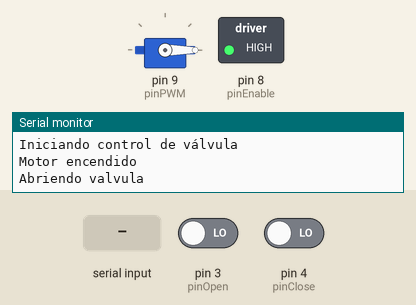
Simulated run of this sketch. Board: Arduino Uno, built with avr-gcc and run on an emulated ATmega328P. Parts: servo, switched loads named in the sketch (green lamp = pin HIGH), the last lines printed to the serial monitor. The inputs (shaded band) are chosen by the test bench; at power-on: pin 3 (pinOpen) LOW, pin 4 (pinClose) LOW. Sleep ends after the set time or at an interrupt.

Above: at 1.2 s.
1.3 s: pin 3 (pinOpen) driven HIGH
At 2.5 s:
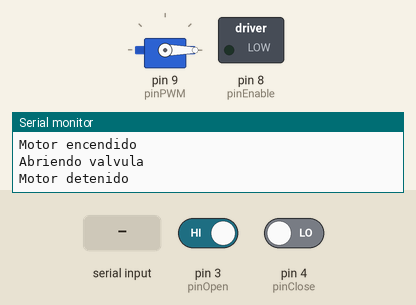
2.8 s: "close" received over Serial
At 4.7 s:
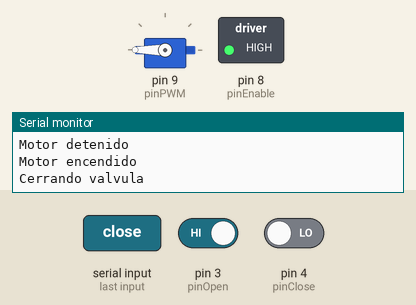
5.3 s: "open" received over Serial
At 6.6 s:
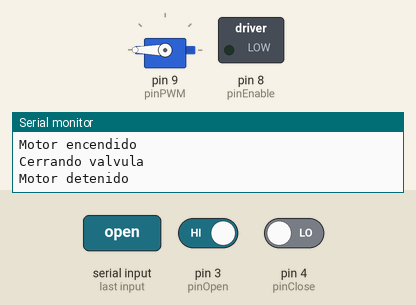
Timing chart, 0 to 8.3 s (numbered marks = the images above; inputs shaded):
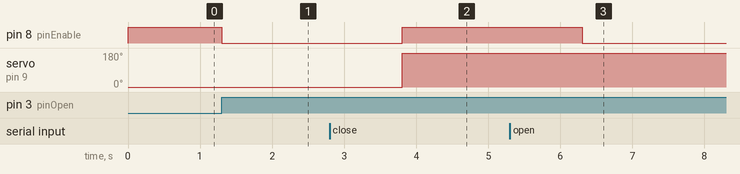

The sketch:

ControlServoValvula.ino
```cpp
#include <Servo.h>
#include <avr/sleep.h>
#include <avr/power.h>

Servo servoMotor;
int pinOpen = 3;
int pinClose = 4;
int pinEnable = 8;
int pinPWM = 9;
int posOpen = 0;
int posClose = 180;
String estado = "open";
int pin2 = 2;
int seconds = 0;

void pin2Int(){
  detachInterrupt(digitalPinToInterrupt(pin2));
  }

void enterSleep(){
  attachInterrupt(digitalPinToInterrupt(pin2), pin2Int, LOW);
  delay(100);
  set_sleep_mode(SLEEP_MODE_PWR_DOWN);
  sleep_enable();
  sleep_mode();
  /**/
  sleep_disable();
  }

void setup() {
  // put your setup code here, to run once:
  Serial.begin(9600);
  Serial.println("Iniciando control de válvula");
  pinMode(pinEnable, OUTPUT);
  pinMode(pinOpen, INPUT);
  pinMode(pinClose, INPUT);

  servoMotor.attach(pinPWM);
  enableMotor();
  abrirValvula();
}

void loop() {
  if(Serial.available() > 0)
  {
    estado = Serial.readString();
    estado.trim();
    ejecutar(estado);
  }
  if(estado.equals("open") && digitalRead(pinOpen) == HIGH){
    estado = "";
    stopMotor();
    enterSleep();
  }

  if(estado.equals("close") && digitalRead(pinClose) == HIGH){
    estado = "";
    stopMotor();
    enterSleep();
  }

}

void ejecutar(String estado)
{
  if(estado.equals("open") && digitalRead(pinOpen) != HIGH)
  {
    enableMotor();
    abrirValvula();
  }
  else if(estado.equals("close") && digitalRead(pinClose) != HIGH)
  {
    enableMotor();
    cerrarValvula();
  }
  else
  {
    estado = "";
    stopMotor();
    enterSleep();
  }
 }

 void abrirValvula(){
  servoMotor.write(posOpen);
  Serial.println("Abriendo valvula");}

 void cerrarValvula(){
  servoMotor.write(posClose);
  Serial.println("Cerrando valvula");}

 void stopMotor(){
  digitalWrite(pinEnable, LOW);
  servoMotor.detach();
  Serial.println("Motor detenido");}

 void enableMotor(){
  digitalWrite(pinEnable, HIGH);
  servoMotor.attach(pinPWM);
  Serial.println("Motor encendido");}
```

Measured:
- after the input at 1.3 s, pin 8 (pinEnable): HIGH → LOW at once
- after the input at 2.8 s, pin 8 (pinEnable): LOW → HIGH after 1.0 s; servo on pin 9 (pinPWM): 0° → 180° after 1.0 s
- after the input at 5.3 s, pin 8 (pinEnable): HIGH → LOW after 1.0 s
